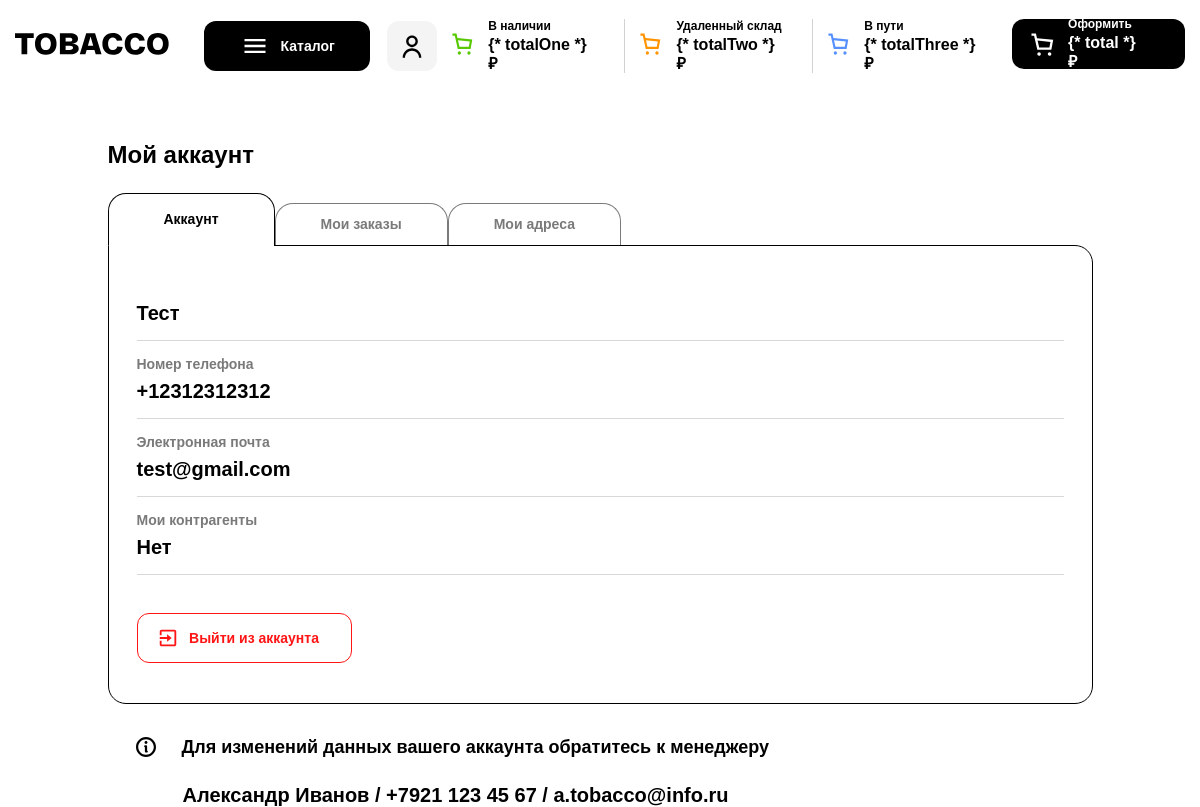
Page /account/ (signed in) on the earlier database version.
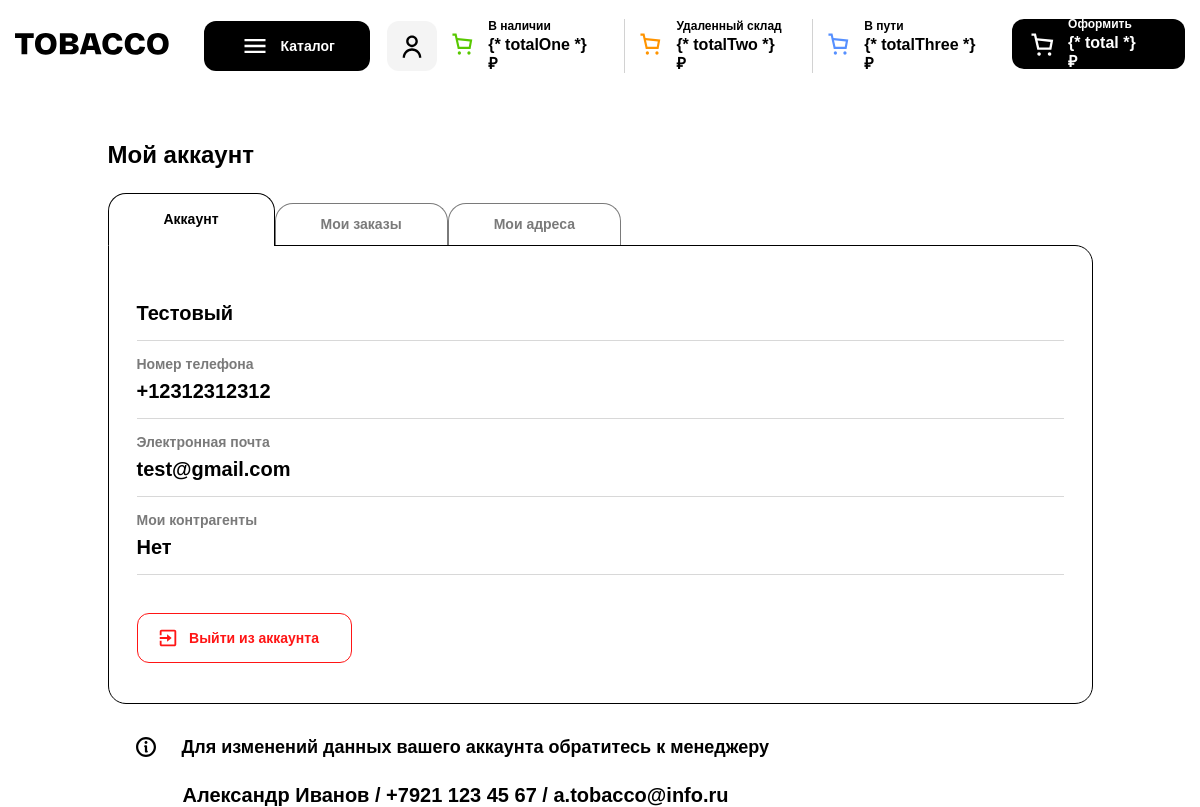
Same page on the later database version.
### api/models.py (models this page shows, shortened)
class Account(models.Model):
    name = models.CharField('Имя', max_length=300)
    phone = models.CharField('Телефон', max_length=300)
    email = models.CharField('Почта', max_length=300)
    agents = models.CharField('Контрагенты', max_length=300)
    address = models.CharField('Адреса', max_length=300)
    user = models.ForeignKey(User, on_delete=models.PROTECT, null=True)

### main/views.py (the view)
# urls.py: path('account/', account, name='account'),
@login_required
def account(request):
    account = Account.objects.filter(user=request.user.id).first()
    deliveryAddresses = DeliveryAddresses.objects.all()
    orders = UserOrder.objects.filter(user=request.user).all()
    return render(request, 'main/account.html', {'account': account, 'deliveryAddresses': deliveryAddresses, "orders": orders})

### main/templates/main/account.html (shortened to what this page needs)
{% extends 'main/base.html' %}
{% load static%}
{% block content %}
<main class="main">
  <div class="account__container container">
    <h1 class="account__title">Мой аккаунт</h1>
    <div class="account__content">
      <div class="tabs account-tabs" data-tabs="tab">
        <ul class="tabs__nav account-tabs__nav">
          <li class="tabs__nav-item account-tabs__nav-item">
            <button class="btn-reset tabs__nav-btn account-tabs__nav-btn account-tabs__nav-btn--account"
                    type="button">
              Аккаунт
            </button>
          </li>
          <li class="tabs__nav-item account-tabs__nav-item">
            <button class="btn-reset tabs__nav-btn account-tabs__nav-btn" type="button">Мои заказы</button>
          </li>
          <li class="tabs__nav-item account-tabs__nav-item">
            <button class="btn-reset tabs__nav-btn account-tabs__nav-btn" type="button">Мои адреса</button>
          </li>
        </ul>
        <div class="tabs__content account-tabs__content">
          <div class="tabs__panel account-tabs__panel">
            <section class="my-data">
              <div class="my-data__body tabs-section-body">
                <ul class="list-reset my-data__list">
                  <li class="my-data__item">{{account.name}}</li>
                  <li class="my-data__item">
                    <span>Номер телефона</span>
                    {{account.phone}}
                  </li>
                  <li class="my-data__item">
                    <span>Электронная почта</span>
                    {{account.email}}
                  </li>
                  <li class="my-data__item">
                    <span>Мои контрагенты</span>
                    {{account.agents}}
                  </li>
                </ul>
                <div class="my-data__bottom">
                  <button class="btn-reset btn-red btn-red--exit" onclick="location.href='/logout'">Выйти из аккаунта</button>
                </div>
              </div>
              <div class="tabs-section-footer">
                <div class="tabs-section-footer__info">Для изменений данных вашего аккаунта обратитесь к менеджеру</div>
                <div class="tabs-section-footer__connection">Александр Иванов / +7921 123 45 67 / а.tobacco@info.ru</div>
              </div>
            </section>
          </div>
        </div>
      </div>
    </div>
  </div>
</main>
{% endblock %}

Differences in the rows shown:
changed Account "test@gmail.com": name "Тест" → "Тестовый"
